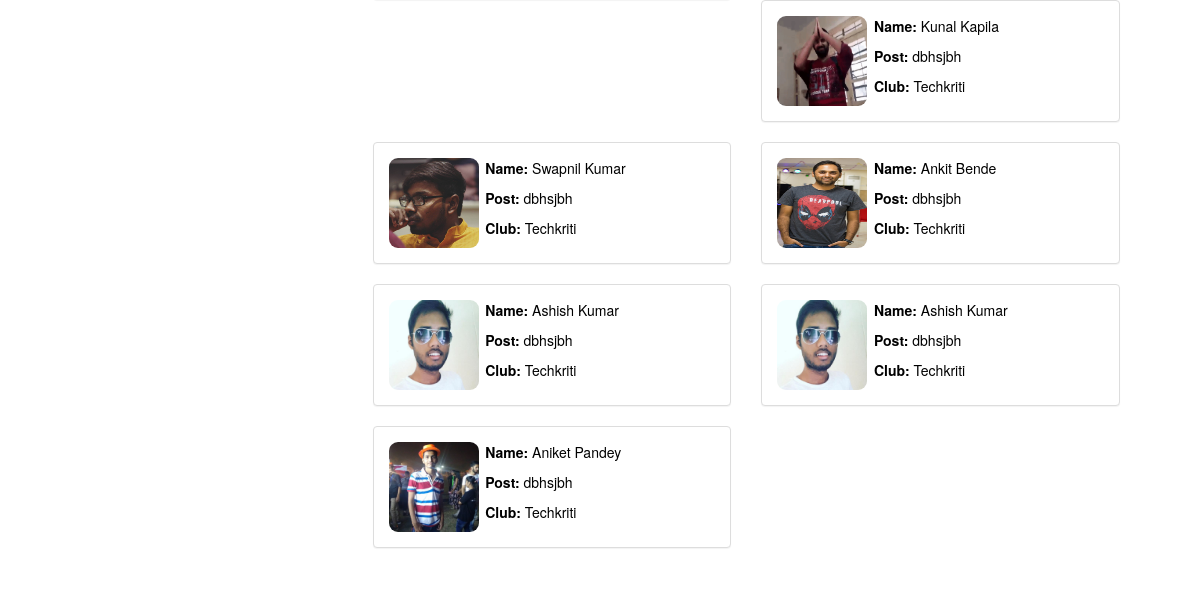
The app's page /info/ (signed in, lower part), older data.
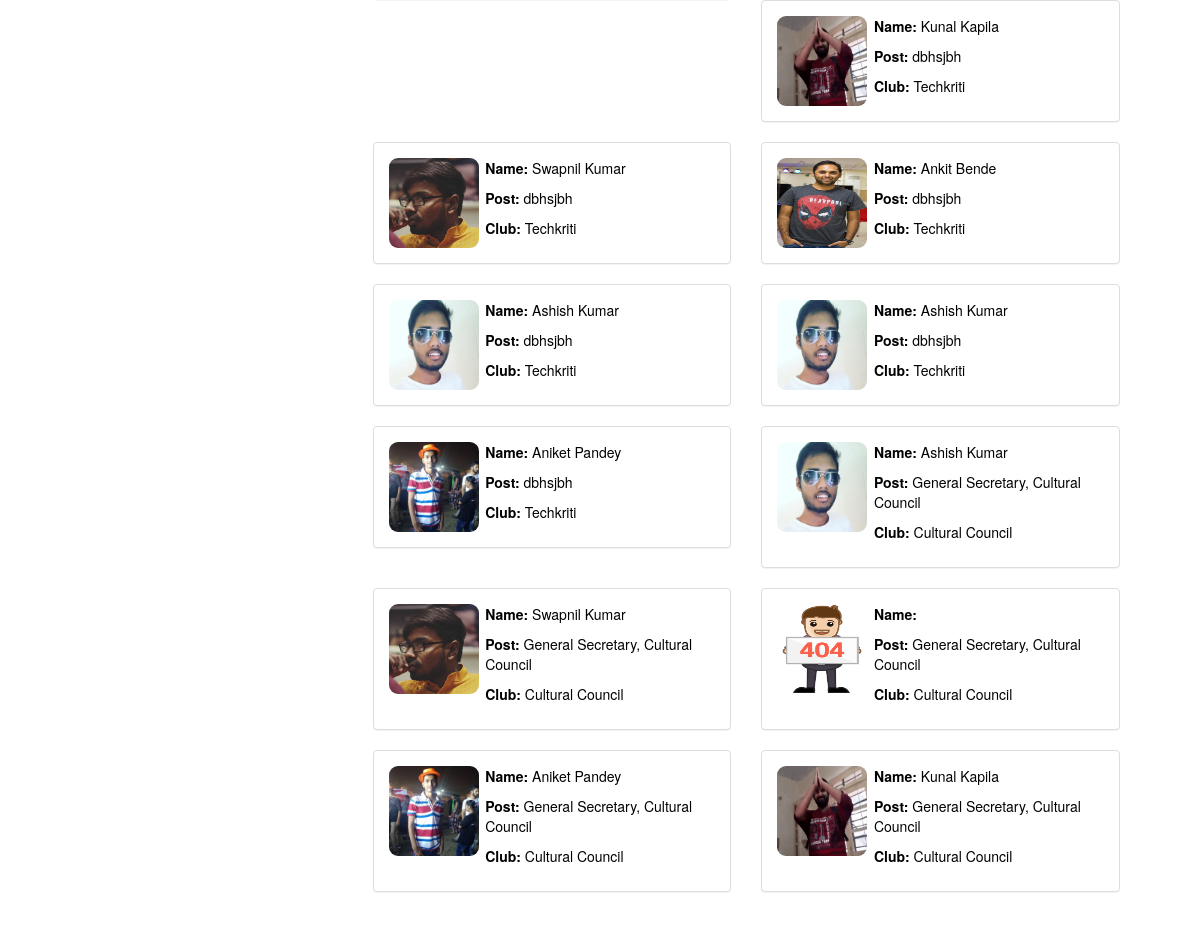
The same page, newer data.
### nomi/models.py (models this page shows, shortened)
class PostHistory(models.Model):
    post = models.ForeignKey(Post, on_delete=models.CASCADE, null=True)
    user = models.ForeignKey(User, on_delete=models.CASCADE, null=True)
    start = models.DateField(auto_now_add=True)
    end = models.DateField(null=True, blank=True, editable=True)
    post_session = models.ForeignKey(Session, on_delete=models.CASCADE, null=True)

class UserProfile(models.Model):
    user = models.OneToOneField(User, on_delete=models.CASCADE)
    user_img = models.ImageField(upload_to=user_directory_path, null=True, blank=True)
    name = models.CharField(max_length=40, blank=True)
    roll_no = models.IntegerField(null=True)
    programme = models.CharField(max_length=7, choices=PROGRAMME, default='B.Tech')
    department = models.CharField(max_length=200, choices=DEPT, default='AE')
    hall = models.CharField(max_length=10, choices=HALL, default=1)
    room_no = models.CharField(max_length=10, null=True, blank=True)
    contact = models.CharField(max_length=10, null=True, blank=True)
    def image_url(self):
        if self.user_img and hasattr(self.user_img, 'url'):
            return self.user_img.url
        else:
            return '/static/nomi/img/banner.png'

class Post(models.Model):
    post_name = models.CharField(max_length=500, null=True)
    club = models.ForeignKey(Club, on_delete=models.CASCADE, null=True, blank=True)
    tags = models.ManyToManyField(Club, related_name='club_posts', symmetrical=False, blank=True)
    parent = models.ForeignKey('self', on_delete=models.CASCADE, null=True, blank=True)
    elder_brother = models.ForeignKey('self', related_name="little_bro", on_delete=models.CASCADE, null=True,blank=True)
    post_holders = models.ManyToManyField(User, related_name='posts', blank=True)
    post_approvals = models.ManyToManyField('self', related_name='approvals', symmetrical=False, blank=True)
    take_approval = models.ForeignKey('self', related_name="give_approval", on_delete=models.SET_NULL, null=True,blank=True)
    status = models.CharField(max_length=50, choices=POST_STATUS, default='Post created')
    perms = models.CharField(max_length=200, choices=POST_PERMS, default='normal')
    def __str__(self):
        return self.post_name

class Club(models.Model):
    club_name = models.CharField(max_length=100, null=True)
    club_parent = models.ForeignKey('self', null=True, blank=True)
    def __str__(self):
        return self.club_name

### info/views.py (the view)
@login_required
def post_holder_search(request):
    club = None
    session = current_session()
    query_posts = None
    query_users = PostHistory.objects.none()
    get_ids = BlankForm(request.POST or None)
    if request.method == 'POST':
        session_form = SessionForm(request.POST)
        club_form = ClubForm(request.POST)
        post_form = PostForm(club, request.POST)
        if session_form.is_valid():
            session = Session.objects.get(pk=session_form.cleaned_data['year'])
            if club_form.is_valid():
                if club_form.cleaned_data['club'] == 'NA':
                    club_form = ClubForm
                    post_form = None
                    query_users = PostHistory.objects.filter(post_session=session)
                    get_ids = get_mail(query_users)
                    set = [session.pk,'NA','NA']
                    return render(request, 'info.html',
                                  context={'club_form': club_form, 'post_form': post_form, 'session_form': session_form,
                                           'query_users': query_users ,'get_ids':get_ids,'set':set})
                club = Club.objects.get(pk=club_form.cleaned_data['club'])
                if post_form.is_valid():
                    post = Post.objects.get(pk=post_form.cleaned_data['post'], tags=club)
                    query_posts = post
                    post_form = PostForm(club)
                    query_users = PostHistory.objects.filter(post_session=session , post = query_posts)
                    get_ids = get_mail(query_users)
                    set = [session.pk,club.pk,post.pk]
                    return render(request, 'info.html',
                              context={'club_form': club_form, 'post_form': post_form,'session_form':session_form,
                                       'query_users': query_users,'get_ids':get_ids,'set':set})
                post_form = PostForm(club)
                query_posts = club.club_posts.all()
                for each in query_posts:
                    post_user = PostHistory.objects.filter(post_session = session).filter(post = each)
                    query_users = query_users|post_user
                get_ids = get_mail(query_users)
                set = [session.pk, club.pk, 'NA']
                return render(request, 'info.html',
                          context={'club_form': club_form, 'post_form': post_form,'session_form':session_form,
                                   'query_users': query_users,'get_ids':get_ids,'set':set})
    else:
        club_form = ClubForm
        post_form = None
        session_form = SessionForm(initial={'year': session.id})
        query_users = PostHistory.objects.filter(post_session = session)
        get_ids = get_mail(query_users)
        set=[session.pk,'NA','NA']
    return render(request, 'info.html', context={'club_form': club_form, 'post_form': post_form,'session_form':session_form,
                                                  'query_users': query_users,'get_ids':get_ids,'set':set})

### info/forms.py (called while the page is built)
def current_session():
    now = date.today()
    end = now.replace(day=31, month=3, year=now.year)
    if end > now:
        st_year = now.year - 1
    else:
        st_year = now.year
    session = Session.objects.filter(start_year=st_year).first()
    if session is None:
        session = Session.objects.create(start_year=st_year)
    return session

def make_club_choice(parent,i):
    global GLOBAL_CHOICE
    child_clubs = Club.objects.filter(club_parent = parent)
    if parent is None:
        GLOBAL_CHOICE = [('NA', 'ALL')]
    else:
        GLOBAL_CHOICE = GLOBAL_CHOICE + [(parent.id , '. ' *2*  i + '' + ' ' + str(parent))]
    if child_clubs:
        for each in child_clubs:
            make_club_choice(each,i+1)
    return GLOBAL_CHOICE

### info/views.py (called while the page is built)
def get_mail(query_users):
    mail_ids = ''
    for each in query_users:
        if len(mail_ids):
            mail_ids = mail_ids + ', ' + str(each.user) + '@iitk.ac.in'
        else:
            mail_ids = str(each.user) + '@iitk.ac.in'
    return mail_ids

### info/templates/info.html (shortened to what this page needs)
<!DOCTYPE html>
<html lang="en">
{% load staticfiles %}
{% load bootstrap %}
<head>
    <link href="https://maxcdn.bootstrapcdn.com/bootswatch/3.3.7/cerulean/bootstrap.min.css" rel="stylesheet"
>
    <link href="https://maxcdn.bootstrapcdn.com/font-awesome/4.7.0/css/font-awesome.min.css" rel="stylesheet"
>
    <link rel="stylesheet" href="{% static 'nomi/css/main.css' %}" type="text/css">
</head>
<body>
<div class="container-fluid">
    <div  class="row profile">
        <div class="col-lg-9 col-md-9">
            {% block content %}
            <div class="profile-content ">
                <div class="container-fluid">
                    {% for each in query_users %}
                        <div class="row-fluid">
                            <div class="col-lg-6">
                                {% if each.user.userprofile %}
                                    <a style="color: black;" href="{% url 'public_profile' each.user.userprofile.pk %}"><div
                                            class="panel panel-default panel-success">
                                        <div class="panel-body">
                                            <div style="padding-left: 0" class="col-lg-3">
                                                <img style="border-radius: 10%" src="{{ each.user.userprofile.image_url }}" alt="Image not Found"
                                                width="90px" height="90px">
                                            </div>
                                            <div class="col-lg-9">
                                                <p style="text-decoration: none"><span style="font-weight: bold;">
                                                    Name: </span>{{ each.user.userprofile.name }}</p>
                                                <p style="text-decoration: none"><span style="font-weight: bold;">
                                                    Post: </span>{{ each.post }}</p>
                                                <p style="text-decoration: none"><span style="font-weight: bold;">
                                                    Club: </span>{{ each.post.club }}</p>
                                            </div>
                                        </div>
                                    </div></a>
                                {% endif %}
                            </div>
                        </div>
                    {% endfor %}
                </div>
            </div>
            {% endblock %}
        </div>
    </div>
</div>
</body>
</html>

Row changes from the older to the newer data that the page shows:
added PostHistory: user.userprofile.image_url (picture), user.userprofile.name "Ashish Kumar", post "General Secretary, Cultural Council", post.club "Cultural Council"
added PostHistory: user.userprofile.image_url (picture), user.userprofile.name "Swapnil Kumar", post "General Secretary, Cultural Council", post.club "Cultural Council"
added PostHistory: shows a picture, post "General Secretary, Cultural Council", post.club "Cultural Council"
added PostHistory: user.userprofile.image_url (picture), user.userprofile.name "Aniket Pandey", post "General Secretary, Cultural Council", post.club "Cultural Council"
added PostHistory: user.userprofile.image_url (picture), user.userprofile.name "Kunal Kapila", post "General Secretary, Cultural Council", post.club "Cultural Council"
